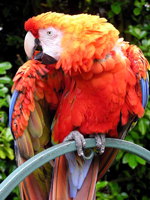
#> input picture New/so/new.jpg, 150 x 200 px
$ python transformtraslate10.py
#> lines starting #> are read from the running program, lines starting #| are printed output that depends on the picture
import cv2
import numpy as np

# Load the image in color (24-bit RGB)
image = cv2.imread('new.jpg')
#> image is the input picture: shape (200, 150, 3); mean B, G, R 57.1, 79.2, 131.2

# Define the translation parameters (shift values)
shift_right = 20
shift_down = 10

# Create the combined translation matrix for shifting down and right
translation_matrix_combined = np.float32([[1, 0, shift_right], [0, 1, shift_down]])

# Apply the combined translation to the image
translated_image_combined = cv2.warpAffine(image, translation_matrix_combined, (image.shape[1], image.shape[0]))
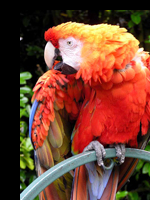
#> translated_image_combined: shape (200, 150, 3); mean B, G, R 48.3, 65.6, 114.3

# Create individual translation matrices for reference
translation_matrix_right = np.float32([[1, 0, shift_right], [0, 1, 0]])
translation_matrix_down = np.float32([[1, 0, 0], [0, 1, shift_down]])

# Apply the translations to the image for individual outputs
translated_image_right = cv2.warpAffine(image, translation_matrix_right, (image.shape[1], image.shape[0]))
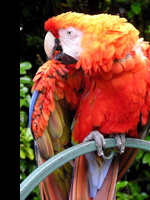
#> translated_image_right: shape (200, 150, 3); mean B, G, R 51.2, 69.3, 119
translated_image_down = cv2.warpAffine(image, translation_matrix_down, (image.shape[1], image.shape[0]))
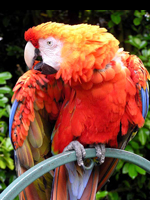
#> translated_image_down: shape (200, 150, 3); mean B, G, R 54.2, 75.4, 126.4

# Display or save the translated images
cv2.imshow('Translated Image (Shifted Right)', translated_image_right)
cv2.imshow('Translated Image (Shifted Down)', translated_image_down)
cv2.imshow('Translated Image (Shifted Down & Right)', translated_image_combined)
cv2.waitKey(0)
cv2.destroyAllWindows()

$ run again, with New/so/color24.jpg copied over New/so/new.jpg
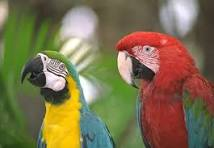
#> input picture New/so/color24.jpg, 214 x 148 px
#> image is the input picture: shape (148, 214, 3); mean B, G, R 77.6, 111.9, 123.9
#> `translated_image_right = cv2.warpAffine(image, translation_matrix_righ..`:
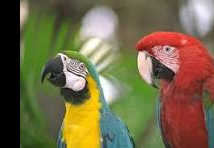
#> translated_image_right: shape (148, 214, 3); mean B, G, R 72, 104.9, 115.9
#> `translated_image_down = cv2.warpAffine(image, translation_matrix_down,..`:
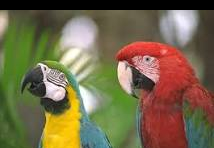
#> translated_image_down: shape (148, 214, 3); mean B, G, R 73.6, 104.9, 116.9
